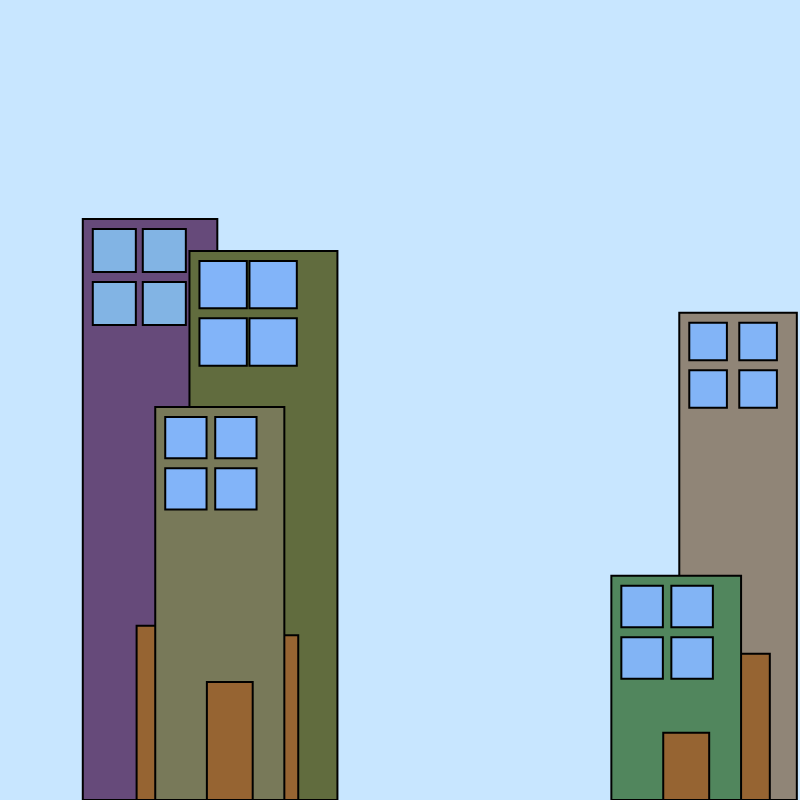
Frame 1 (no input)
Frame 60 (no input): identical to frame 1, image omitted
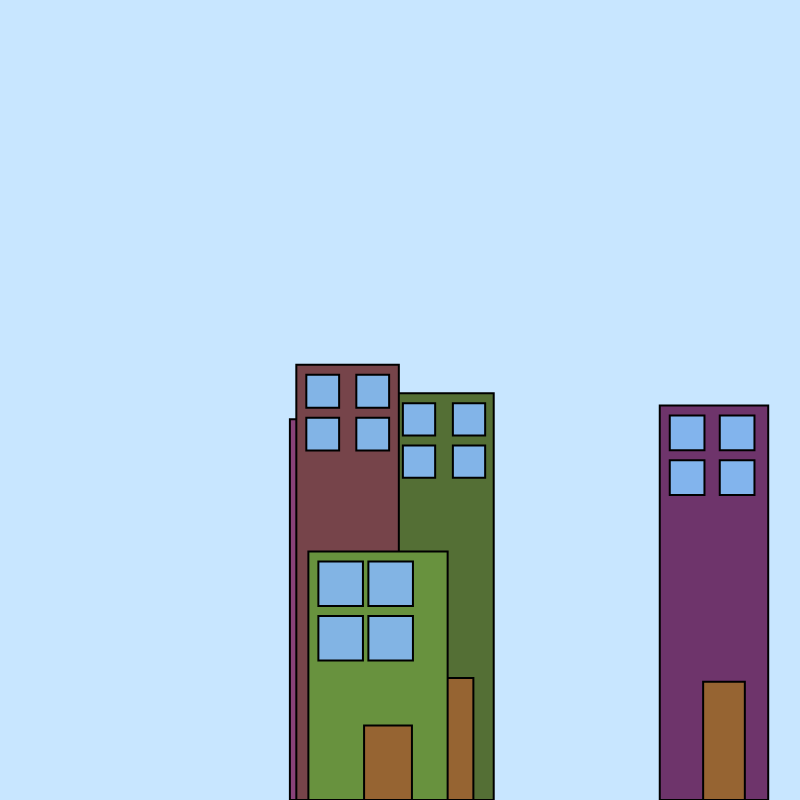
Frame 120 (the mouse pressed at the canvas centre since frame 60)

The p5.js sketch that drew these frames (run headless with seeded random() and noise() and a simulated clock; from frame 60 on, the mouse is pressed at the canvas centre):

// p5.js sketch
// ── sketch.js
let randomSeedValue;
let r, g, b;

function setup() {
  createCanvas(800, 800);
  randomSeedValue = int(random(10000));
}

function mousePressed() {
  randomSeedValue = int(random(10000));
}

function draw() {
  randomSeed(randomSeedValue);
  background(200, 230, 255);

  for (let n = 0; n < 5; n++) {
    house(
      random(0.1 * width, 0.9 * width),
      height - random(50, 200),
      random(20, 30),
      random(50, 200)
    );
  }
}

function house(x, y, w, h) {
  push();
  h = random(200, 600);
  translate(x, height - h);
  strokeWeight(2);

  // 집 색상
  r = random(50, 150);
  g = random(50, 150);
  b = random(50, 150);
  fill(r, g, b);
  rect(0, 0, w * 5, h);

  // 창문
  let windowC = random(220, 250);
  let windowNum = 2;
  let windowSize = (w * 4) / windowNum;

  for (let n = 0; n < windowNum; n++) {
    fill(130, 180, windowC);
    rect(n * 50 + 10, 10, windowSize * 0.8, windowSize * 0.8);
    rect(
      n * 50 + 10,
      20 + windowSize * 0.8,
      windowSize * 0.8,
      windowSize * 0.8
    );
  }

  // 문
  fill(150, 100, 50);
  rect(w * 5 * 0.4, h * 0.7, w + 20, h * 0.3);

  pop();
}
